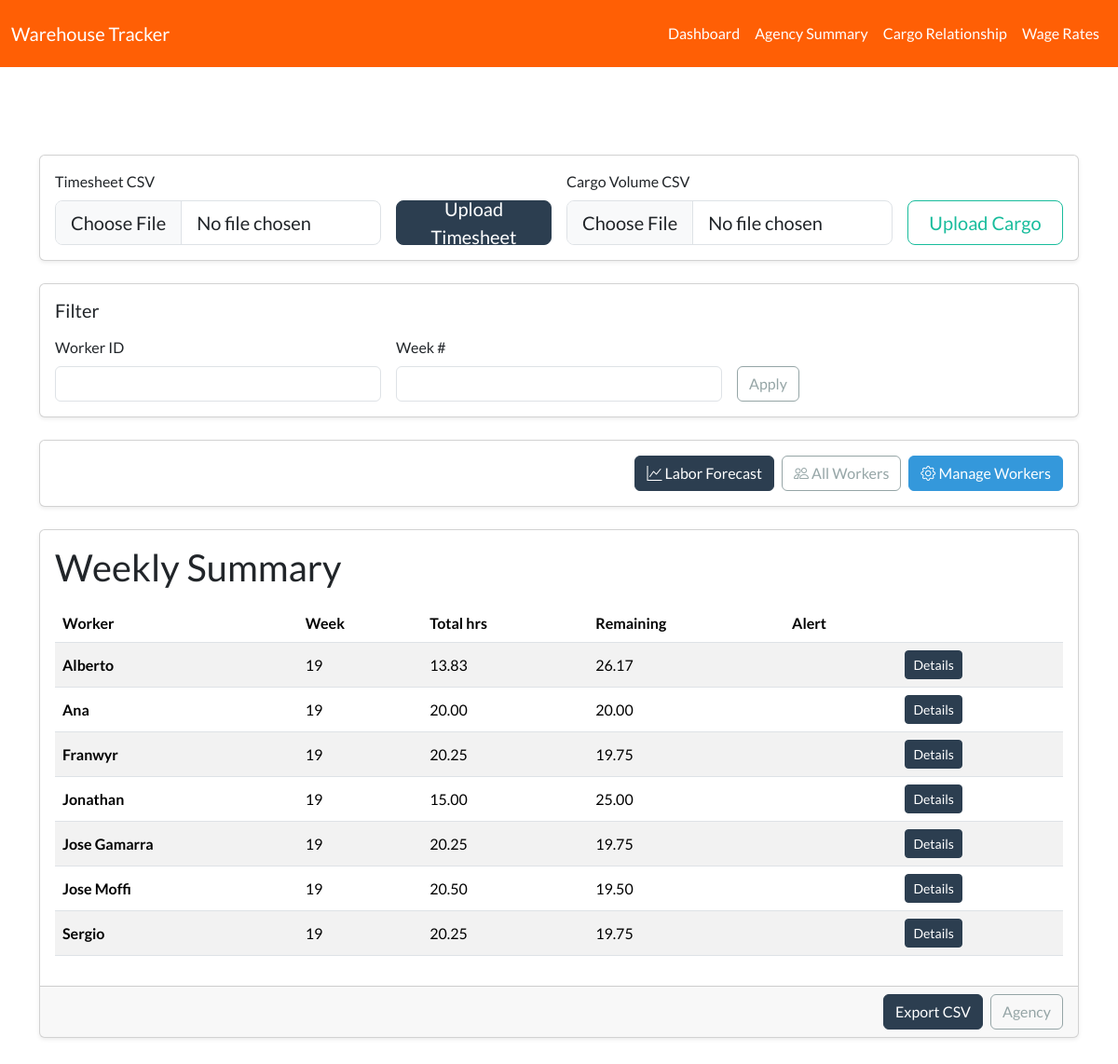
The page / on the database its author committed.
### app/models.py (models this page shows, shortened)
class Worker(db.Model):
    __tablename__ = 'worker'
    id = db.Column(db.Integer, primary_key=True)
    worker_id = db.Column(db.String(64), unique=True, nullable=False, index=True)
    name = db.Column(db.String(128), nullable=True)
    is_active = db.Column(db.Boolean, default=True, nullable=False)

### app/routes/dashboard.py (the view, shortened to what this page needs)
@dashboard_bp.route('/', methods=['GET'])
def dashboard():
    show_all = request.args.get('show_all', '0') == '1'
    df = current_app.config.get('TIMESHEET_DF')
    processed_df, summary = process_timesheet(df.copy())
    if not show_all:
        active_workers = {w.worker_id for w in Worker.query.filter_by(is_active=True).all()}
        summary = summary[summary['worker_id'].isin(active_workers)]
    worker_filter = request.args.get('worker', '')
    week_filter = request.args.get('week', '')
    if worker_filter:
        summary = summary[summary['worker_id'] == worker_filter]
    if week_filter:
        try:
            week_int = int(week_filter)
            summary = summary[summary['week'] == week_int]
        except ValueError:
            pass
    else:
        current_week = datetime.today().isocalendar()[1]
        summary = summary[summary['week'] == current_week]
    return render_template('dashboard.html',
                           summary=summary,
                           worker_filter=worker_filter,
                           week_filter=week_filter,
                           predictions=None,
                           show_all=show_all,
                           is_forecast=False)

### app/utils.py (called while the page is built)
def calculate_daily_hours(row, rounding_interval=None):
    time_in = row['time_in']
    time_out = row['time_out']
    duration = (time_out - time_in).total_seconds() / 3600.0
    lunch = row.get('lunch_minutes', 30) / 60.0
    daily_hours = duration - lunch
    return max(0, daily_hours)

### app/templates/dashboard.html (shortened to what this page needs)
{% extends "layout.html" %}
{% block content %}
<div class="card mb-4">
  <div class="card-body">
    <form action="{{ url_for('dashboard.upload') }}" method="post" enctype="multipart/form-data" class="row g-3 justify-content-center align-items-end">
      <div class="col-md-4">
        <label for="timesheet_file" class="form-label">Timesheet CSV</label>
        <input type="file" name="timesheet_file" id="timesheet_file" class="form-control form-control-lg" accept=".csv" />
      </div>
      <div class="col-md-2 d-grid align-items-stretch">
        <button type="submit" class="btn btn-primary btn-lg w-100 btn-upload-match" name="upload_type" value="timesheet">Upload Timesheet</button>
      </div>
      <div class="col-md-4">
        <label for="cargo_file" class="form-label">Cargo Volume CSV</label>
        <input type="file" name="cargo_file" id="cargo_file" class="form-control form-control-lg" accept=".csv" />
      </div>
      <div class="col-md-2 d-grid align-items-stretch">
        <button type="submit" class="btn btn-outline-success btn-lg w-100 btn-upload-match" name="upload_type" value="cargo">Upload Cargo</button>
      </div>
    </form>
  </div>
</div>
<div class="card mb-4">
  <div class="card-body">
    <h5 class="card-title">Filter</h5>
    <form method="get" action="{{ url_for('dashboard.dashboard') }}" class="row g-3">
      <div class="col-md-4">
        <label class="form-label">Worker ID</label>
        <input
          name="worker"
          class="form-control"
          value="{{ worker_filter }}"
        />
      </div>
      <div class="col-md-4">
        <label class="form-label">Week #</label>
        <input
          name="week"
          class="form-control"
          value="{{ week_filter }}"
        />
      </div>
      <div class="col-md-4 align-self-end">
        <button class="btn btn-outline-secondary">Apply</button>
      </div>
    </form>
  </div>
</div>
<div class="card mb-4">
  <div class="card-body text-end">
    <div class="d-flex justify-content-end gap-2">
      <a class="btn btn-primary" href="{{ url_for('dashboard.predict', show_all=0) }}">
        <i class="bi bi-graph-up"></i> Labor Forecast
      </a>
      {% if is_forecast %}
        {% if show_all %}
          <a class="btn btn-success" href="{{ url_for('dashboard.predict', show_all=0) }}">
            <i class="bi bi-person-check"></i> Active Workers
          </a>
        {% else %}
          <a class="btn btn-outline-secondary" href="{{ url_for('dashboard.predict', show_all=1) }}">
            <i class="bi bi-people"></i> All Workers
          </a>
        {% endif %}
      {% else %}
        {% if show_all %}
          <a class="btn btn-success" href="{{ url_for('dashboard.dashboard', show_all=0) }}">
            <i class="bi bi-person-check"></i> Active Workers
          </a>
        {% else %}
          <a class="btn btn-outline-secondary" href="{{ url_for('dashboard.dashboard', show_all=1) }}">
            <i class="bi bi-people"></i> All Workers
          </a>
        {% endif %}
      {% endif %}
      <a class="btn btn-info text-white" href="{{ url_for('dashboard.manage_workers') }}">
        <i class="bi bi-gear"></i> Manage Workers
      </a>
    </div>
  </div>
</div>
{% if summary is not none and not summary.empty %}
  <div class="card mb-4">
    <div class="card-body">
      <h2 class="card-title">Weekly Summary</h2>
      <div class="table-responsive">
        <table class="table table-hover table-striped align-middle">
          <thead>
            <tr>
              <th>Worker</th>
              <th>Week</th>
              <th>Total hrs</th>
              <th>Remaining</th>
              <th>Alert</th>
              <th></th>
            </tr>
          </thead>
          <tbody>
            {% for r in summary.to_dict(orient='records') %}
            <tr>
              <td>
                <a href="{{ url_for('entries.view_entries', worker_id=r.worker_id) }}" class="fw-bold text-decoration-none" style="color: black;">
                  {{ r.worker_id }}
                </a>
              </td>
              <td>{{ r.week }}</td>
              <td>{{ "%.2f"|format(r.total_hours) }}</td>
              <td>{{ "%.2f"|format(r.remaining_hours) }}</td>
              <td>
              </td>
              <td>
                <a
                  class="btn btn-sm btn-primary"
                  href="{{ url_for('entries.view_entries', worker_id=r.worker_id, week=r.week) }}"
                >
                  Details
                </a>
              </td>
            </tr>
            {% endfor %}
          </tbody>
        </table>
      </div>
    </div>
    <div class="card-footer text-end">
      <div class="d-inline-flex gap-2">
        <a class="btn btn-primary" href="{{ url_for('dashboard.export') }}">Export CSV</a>
        <a class="btn btn-outline-secondary" href="{{ url_for('agency_summary.agency_summary') }}">
          Agency
        </a>
      </div>
    </div>
  </div>
{% else %}
  <div class="alert alert-warning">
    No timesheet data available. Please upload a CSV file to get started.
  </div>
{% endif %}
{% endblock %}

### app/static/css/custom.css (style rules this page uses)
.table-responsive { overflow-x: auto; }
.card { margin-bottom: 1.5rem; box-shadow: 0 0.125rem 0.25rem rgba(0, 0, 0, 0.075); }
.card-title { font-weight: 500; margin-bottom: 1rem; }
tr:has(td:nth-child(5):not(:empty)) { background-color: rgba(255, 193, 7, 0.2) !important; }
.btn-upload-match { height: calc(2.875rem + 2px); padding-top: 0.5rem; padding-bottom: 0.5rem; font-size: 1.25rem; display: flex; align-items: center; justify-content: center; }

### rows shown on the page
Worker: worker_id "Alberto", week "19", total_hours "13.83", remaining_hours "26.17"
Worker: worker_id "Ana", week "19", total_hours "20.00", remaining_hours "20.00"
Worker: worker_id "Franwyr", week "19", total_hours "20.25", remaining_hours "19.75"
Worker: worker_id "Jonathan", week "19", total_hours "15.00", remaining_hours "25.00"
Worker: worker_id "Jose Gamarra", week "19", total_hours "20.25", remaining_hours "19.75"
Worker: worker_id "Jose Moffi", week "19", total_hours "20.50", remaining_hours "19.50"
Worker: worker_id "Sergio", week "19", total_hours "20.25", remaining_hours "19.75"
